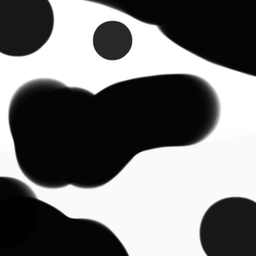
#> input picture ImageProcessing/Test.png, 256 x 256 px, shrunk from 500 x 500 before the run
$ python Segmentation.py   (Python 2 division)
#> lines starting #> are read from the running program, lines starting #| are printed output that depends on the picture; after the words box and inside, x2 and y2 are one past the last pixel; in counts of white or black regions, pixels touching at a corner belong together
#! /usr/bin/python2

import numpy as np
import cv2

from math import *

SearchParam = 0

def showImg(Images):
    for I in range(len(Images)):
        Name = "Image" + str(I)
        cv2.imshow(Name, Images[I])
    cv2.waitKey(0)
    cv2.destroyAllWindows()

def forEachIdx(Row, Col):
    global Counter
    global Img
    global Objects

    ThisColor = np.max(Objects) + 1
    if Objects[Row][Col] > 0:
        ThisColor = Objects[Row][Col]

    if Row > 0 and Objects[Row-1][Col] == 0:
        Objects[Row-1][Col] = ThisColor
    elif Row > 0:
        Objects[Objects == Objects[Row-1][Col]] = ThisColor

    if Row < ImgRow-1 and Objects[Row+1][Col] == 0:
        Objects[Row+1][Col] = ThisColor
    elif Row < ImgRow-1:
        Objects[Objects == Objects[Row+1][Col]] = ThisColor

    if Col > 0 and Objects[Row][Col-1] == 0:
        Objects[Row][Col-1] = ThisColor
    elif Col > 0:
        Objects[Objects == Objects[Row][Col-1]] = ThisColor

    if Col < ImgCol-1 and Objects[Row][Col+1] == 0:
        Objects[Row][Col+1] = ThisColor
    elif Col < ImgCol-1:
        Objects[Objects == Objects[Row][Col+1]] = ThisColor

def getObject(Id):
    global Objects
    global Images

    if not Id == 0:
        R, C = np.where(Objects == Id)
        Rmin = np.min(R)
        Cmin = np.min(C)
        NRows = np.max(R) - Rmin + 1
        NCols = np.max(C) - Cmin + 1

        NewImage = np.ones(NRows * NCols).reshape(NRows, NCols) * 255
        for J in range(len(R)):
            NewImage[R[J] - Rmin][C[J] - Cmin] = 0

        Images.append(NewImage)

Img = cv2.imread("Test.png", 0)
#> Img is the input picture: shape (256, 256); min 0, max 255, mean 117.4
ImgRow, ImgCol = Img.shape
#> ImgRow = 256; ImgCol = 256

if np.max(Img) == 1:
    Img = Img * 255
Img[Img > 100] = 255
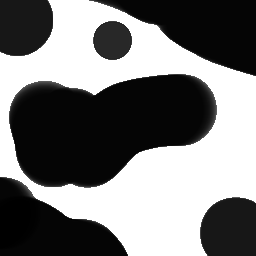
#> Img: shape (256, 256); min 0, max 255, mean 121
Img[Img <= 100] = 0
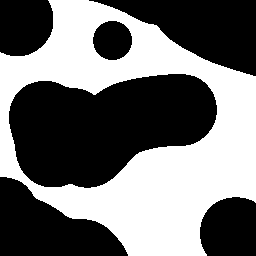
#> Img: shape (256, 256); 44.9% white; 1 white region, box (x1, y1, x2, y2) and area: (0, 0, 256, 256) 29415

Rows, Cols = np.where(Img == SearchParam)
print len(Rows), len(Cols)
#| 36121 36121

Objects = np.zeros(ImgRow * ImgCol).reshape(ImgRow, ImgCol)
find = np.vectorize(forEachIdx)
find(Rows, Cols)
#> in forEachIdx, `Objects[Row+1][Col] = ThisColor`:
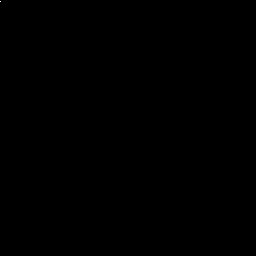
#> Objects: shape (256, 256) float64; values 0 (black) and 1 (white), 0% white in thin lines or dots, all inside (x1, y1, x2, y2) = (0, 1, 1, 2)
#> in forEachIdx, `Objects[Row][Col+1] = ThisColor`: Objects: shape (256, 256) float64; values 0 (black) and 1 (white), 0% white in thin lines or dots, all inside (x1, y1, x2, y2) = (0, 0, 2, 2)
#> in forEachIdx (call 3), `Objects[Row][Col-1] = ThisColor`: Objects: shape (256, 256) float64; values 0 (black) and 2 (white), 0.01% white; 1 white region (1 under 20 px)
#> in forEachIdx (call 6), `Objects[Row+1][Col] = ThisColor`: Objects: shape (256, 256) float64; values 0 (black) and 2 (white), 0.02% white; 1 white region (1 under 20 px)
#> in forEachIdx (call 9), `Objects[Row][Col+1] = ThisColor`: Objects: shape (256, 256) float64; values 0 (black) and 2 (white), 0.03% white; 1 white region (1 under 20 px)
#> in forEachIdx (call 11), `Objects[Row+1][Col] = ThisColor`: Objects: shape (256, 256) float64; values 0 (black) and 2 (white), 0.03% white; 1 white region, box (x1, y1, x2, y2) and area: (0, 0, 10, 2) 20
#> in forEachIdx (call 11), `Objects[Row][Col+1] = ThisColor`: Objects: shape (256, 256) float64; values 0 (black) and 2 (white), 0.03% white; 1 white region, box (x1, y1, x2, y2) and area: (0, 0, 11, 2) 21
#> in forEachIdx (call 12), `Objects[Row+1][Col] = ThisColor`: Objects: shape (256, 256) float64; values 0 (black) and 2 (white), 0.03% white; 1 white region, box (x1, y1, x2, y2) and area: (0, 0, 11, 2) 22
#> in forEachIdx (call 12), `Objects[Row][Col+1] = ThisColor`: Objects: shape (256, 256) float64; values 0 (black) and 2 (white), 0.04% white; 1 white region, box (x1, y1, x2, y2) and area: (0, 0, 12, 2) 23
#> in forEachIdx (call 13), `Objects[Row+1][Col] = ThisColor`: Objects: shape (256, 256) float64; values 0 (black) and 2 (white), 0.04% white; 1 white region, box (x1, y1, x2, y2) and area: (0, 0, 12, 2) 24
#> in forEachIdx (call 13), `Objects[Row][Col+1] = ThisColor`: Objects: shape (256, 256) float64; values 0 (black) and 2 (white), 0.04% white; 1 white region, box (x1, y1, x2, y2) and area: (0, 0, 13, 2) 25
#> in forEachIdx (call 14), `Objects[Row+1][Col] = ThisColor`: Objects: shape (256, 256) float64; values 0 (black) and 2 (white), 0.04% white; 1 white region, box (x1, y1, x2, y2) and area: (0, 0, 13, 2) 26
#> in forEachIdx (call 14), `Objects[Row][Col+1] = ThisColor`: Objects: shape (256, 256) float64; values 0 (black) and 2 (white), 0.04% white; 1 white region, box (x1, y1, x2, y2) and area: (0, 0, 14, 2) 27
#> in forEachIdx (call 15), `Objects[Row+1][Col] = ThisColor`: Objects: shape (256, 256) float64; values 0 (black) and 2 (white), 0.04% white; 1 white region, box (x1, y1, x2, y2) and area: (0, 0, 14, 2) 28
#> in forEachIdx (call 15), `Objects[Row][Col+1] = ThisColor`: Objects: shape (256, 256) float64; values 0 (black) and 2 (white), 0.04% white; 1 white region, box (x1, y1, x2, y2) and area: (0, 0, 15, 2) 29
#> in forEachIdx (call 16), `Objects[Row+1][Col] = ThisColor`: Objects: shape (256, 256) float64; values 0 (black) and 2 (white), 0.05% white; 1 white region, box (x1, y1, x2, y2) and area: (0, 0, 15, 2) 30
#> in forEachIdx (call 16), `Objects[Row][Col+1] = ThisColor`: Objects: shape (256, 256) float64; values 0 (black) and 2 (white), 0.05% white; 1 white region, box (x1, y1, x2, y2) and area: (0, 0, 16, 2) 31
#> in forEachIdx (call 17), `Objects[Row+1][Col] = ThisColor`: Objects: shape (256, 256) float64; values 0 (black) and 2 (white), 0.05% white; 1 white region, box (x1, y1, x2, y2) and area: (0, 0, 16, 2) 32
#> in forEachIdx (call 17), `Objects[Row][Col+1] = ThisColor`: Objects: shape (256, 256) float64; values 0 (black) and 2 (white), 0.05% white; 1 white region, box (x1, y1, x2, y2) and area: (0, 0, 17, 2) 33
#> in forEachIdx (call 18), `Objects[Row+1][Col] = ThisColor`: Objects: shape (256, 256) float64; values 0 (black) and 2 (white), 0.05% white; 1 white region, box (x1, y1, x2, y2) and area: (0, 0, 17, 2) 34
#> in forEachIdx (call 18), `Objects[Row][Col+1] = ThisColor`: Objects: shape (256, 256) float64; values 0 (black) and 2 (white), 0.05% white; 1 white region, box (x1, y1, x2, y2) and area: (0, 0, 18, 2) 35
#> in forEachIdx (call 19), `Objects[Row+1][Col] = ThisColor`: Objects: shape (256, 256) float64; values 0 (black) and 2 (white), 0.05% white; 1 white region, box (x1, y1, x2, y2) and area: (0, 0, 18, 2) 36
#> in forEachIdx (call 19), `Objects[Row][Col+1] = ThisColor`: Objects: shape (256, 256) float64; values 0 (black) and 2 (white), 0.06% white; 1 white region, box (x1, y1, x2, y2) and area: (0, 0, 19, 2) 37
#> in forEachIdx (call 20), `Objects[Row+1][Col] = ThisColor`: Objects: shape (256, 256) float64; values 0 (black) and 2 (white), 0.06% white; 1 white region, box (x1, y1, x2, y2) and area: (0, 0, 19, 2) 38
#> in forEachIdx (call 20), `Objects[Row][Col+1] = ThisColor`: Objects: shape (256, 256) float64; values 0 (black) and 2 (white), 0.06% white; 1 white region, box (x1, y1, x2, y2) and area: (0, 0, 20, 2) 39
#> in forEachIdx (call 21), `Objects[Row+1][Col] = ThisColor`: Objects: shape (256, 256) float64; values 0 (black) and 2 (white), 0.06% white; 1 white region, box (x1, y1, x2, y2) and area: (0, 0, 20, 2) 40
#> in forEachIdx (call 21), `Objects[Row][Col+1] = ThisColor`: Objects: shape (256, 256) float64; values 0 (black) and 2 (white), 0.06% white; 1 white region, box (x1, y1, x2, y2) and area: (0, 0, 21, 2) 41
#> in forEachIdx (call 22), `Objects[Row+1][Col] = ThisColor`: Objects: shape (256, 256) float64; values 0 (black) and 2 (white), 0.06% white; 1 white region, box (x1, y1, x2, y2) and area: (0, 0, 21, 2) 42
#> in forEachIdx (call 22), `Objects[Row][Col+1] = ThisColor`: Objects: shape (256, 256) float64; values 0 (black) and 2 (white), 0.07% white; 1 white region, box (x1, y1, x2, y2) and area: (0, 0, 22, 2) 43
#> in forEachIdx (call 23), `Objects[Row+1][Col] = ThisColor`: Objects: shape (256, 256) float64; values 0 (black) and 2 (white), 0.07% white; 1 white region, box (x1, y1, x2, y2) and area: (0, 0, 22, 2) 44

Images = [Img]
getObjs = np.vectorize(getObject)
getObjs(np.unique(Objects))

'''
Images = [ Img ]
for I in np.unique(Objects):
    if I == 0:
        continue
    R, C = np.where(Objects == I)
    Rmin = np.min(R)
    Cmin = np.min(C)
    NRows = np.max(R) - Rmin + 1
    NCols = np.max(C) - Cmin + 1

    NewImage = np.ones(NRows * NCols).reshape(NRows, NCols) * 255
    for J in range(len(R)):
        NewImage[R[J] - Rmin][C[J] - Cmin] = 0

    Images.append(NewImage)

'''
showImg(Images)
#> the loop in showImg, `for I in range(len(Images)):` made 7 passes
#> Name on passes 1 to 7: 'Image0', 'Image1', 'Image2', 'Image3', 'Image4', 'Image5', 'Image6'

$ run again, with ImageProcessing/Landscape.png copied over ImageProcessing/Test.png
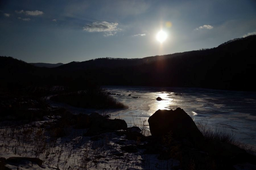
#> input picture ImageProcessing/Landscape.png, 256 x 170 px, shrunk from 900 x 596 before the run
#> `Img[Img > 100] = 255`:
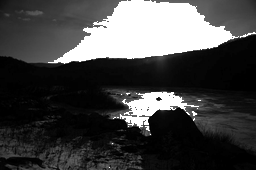
#> Img: shape (170, 256); min 0, max 255, mean 68.4
#> `Img[Img <= 100] = 0`:
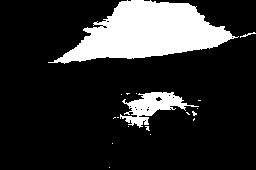
#> Img: shape (170, 256); 17.9% white; 18 white regions (15 under 20 px), largest, box (x1, y1, x2, y2) and area: (48, 0, 239, 64) 6572, (120, 92, 199, 128) 1127, (240, 32, 256, 38) 27
#| 35735 35735
#> the loop in showImg, `for I in range(len(Images)):` made 10 passes
#> Name on passes 1 to 8: 'Image0', 'Image1', 'Image2', 'Image3', 'Image4', 'Image5', 'Image6', 'Image7'
